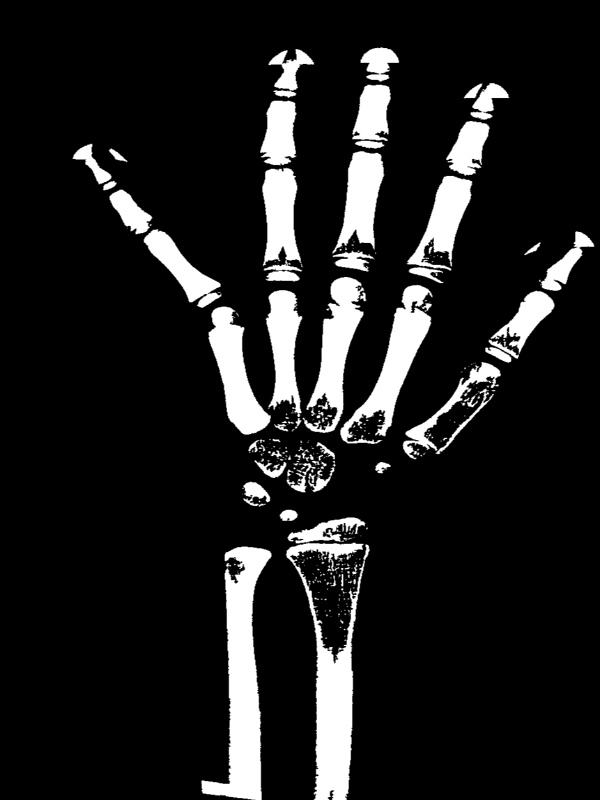
#> input picture 2.전처리/Female/111_F.jpg, 600 x 800 px, given in place of 1.jpg, which was not available
$ jupyter execute --allow-errors img_preprocessing_explain.ipynb   (text cells are left out)
#> lines starting #> are read from the running program, lines starting #| are printed output that depends on the picture; after the words box and inside, x2 and y2 are one past the last pixel; in counts of white or black regions, pixels touching at a corner belong together; pictures that were not available may be replaced by others from this repository, and a replacement may not be noted
[cell 1]
from google.colab import files
uploaded = files.upload()
#> the answer given: 111_F.jpg

[cell 2]
import numpy as np
import cv2
import matplotlib.pyplot as plt
from sklearn.linear_model import LinearRegression
import glob
import math

[cell 3]
img = cv2.imread('1.jpg',0)
#> img is the input picture: shape (800, 600); min 0, max 255, mean 30.2

[cell 4]
plt.imshow(img)

[cell 5]
# 마스크 생성
def make_mask(img):
    ## 1. Lab으로 이미지 변환: 밝기 강조
    img1 = img.copy()

    img1 = cv2.cvtColor(img1, cv2.COLOR_RGB2BGR)
    img1 = cv2.cvtColor(img1, cv2.COLOR_BGR2Lab)
#> img1: shape (800, 600, 3); mean of channels 0, 1, 2 30.3, 128, 128

    ## 2. 블러처리
    # 미디언 필터(Median filter): 주변 픽셀들의 값들을 정렬하여 그 중앙값(median)으로 픽셀 값을 대체
    # 블러의 커널 사이즈가 홀수만 가능하므로 이미지 평균 값을 기준으로 홀수값 만들기
    blur_k = int((img1.mean()*0.5)//2)*2+1
#> blur_k = 47
    img1 = cv2.medianBlur(img1, blur_k)
#> img1: shape (800, 600, 3); mean of channels 0, 1, 2 18.2, 128, 128

    ## 3. Grayscale로 이미지 변환: threshold 적용을 위함
    img1 = cv2.cvtColor(img1, cv2.COLOR_Lab2BGR)
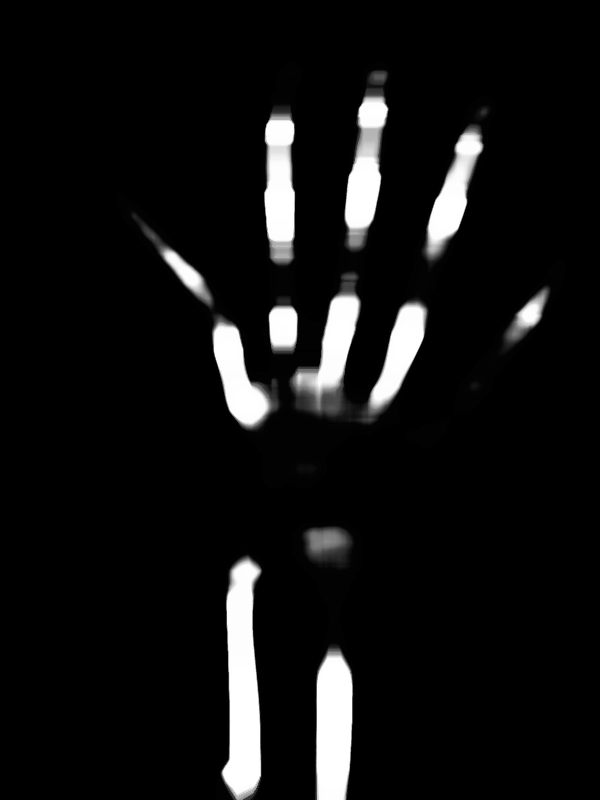
#> img1: shape (800, 600, 3); mean R, G, B 18.1, 18.1, 18.1
    img1 = cv2.cvtColor(img1, cv2.COLOR_BGR2GRAY)
#> img1: shape (800, 600)

    ## 4. 이미지 평균값을 기준으로 이진화
    # cv2.threshold: 이진화함수 / 픽셀 값을 0 또는 255(1)로 만드는 연산 / th는 임계값으로 임계값이 넘어갈 시 255로 변환
    if img1.mean() > 100 :
      th = img1.mean()*0.94
    else :
      th = img1.mean()
#> th = 18.1

    ret, img1 = cv2.threshold(img1, th, 255, cv2.THRESH_BINARY)
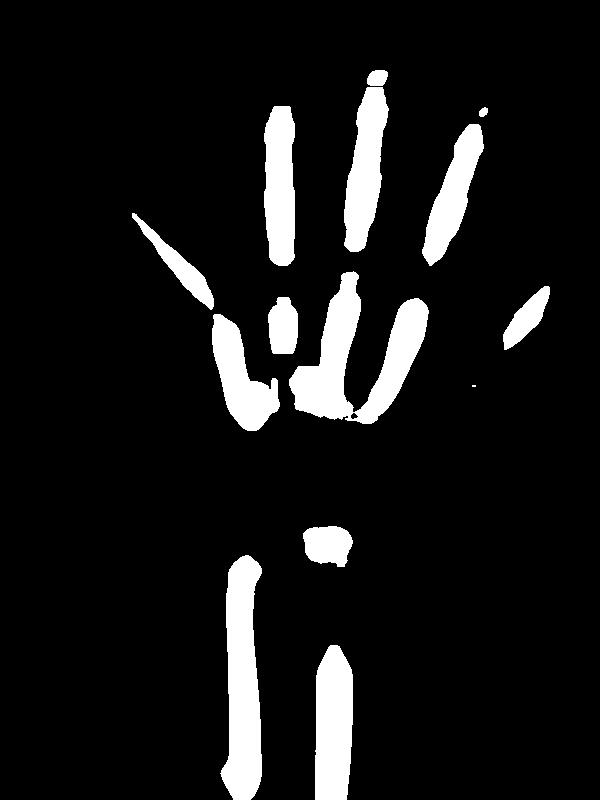
#> img1: shape (800, 600); 9.2% white; 14 white regions (1 under 20 px)
#> ret = 18

    ## 5. 가장 큰 값의 컨투어로 마스크 만들기
    # cv2.findContours: 외곽선 검출
        # EXTERNAL : 계층 정보 x, 바깥 외곽선만 검출
        # SIMPLE: 수직선, 수평선, 대각선에 대해 끝점만 저장
    contours, hierarchy = cv2.findContours(img1, cv2.RETR_EXTERNAL, cv2.CHAIN_APPROX_SIMPLE)
#> contours = 14 contours, 1 with area under 20; largest, box (x1, y1, x2, y2) and area: (289, 271, 429, 424) 8532, (220, 555, 262, 800) 7038, (315, 645, 353, 800) 5018, (344, 87, 389, 252) 4342, (264, 106, 295, 266) 4140
    # cv2.drawContours: 외곽선 그리기
        # contours: (cv2.findContours() 함수로 구한) 외곽선 좌표 정보
        # contourIdx: 외곽선 인덱스. 음수(-1)를 지정하면 모든 외곽선을 그린다.
        # color: 외곽선 색상
    max_cnt = max(contours, key=cv2.contourArea)
#> max_cnt = contour of 345 points, box (x1, y1, x2, y2) (289, 271, 429, 424), area 8532
    mask = np.zeros(img1.shape, dtype=np.uint8)
    cv2.drawContours(mask, [max_cnt], -1, (255,255,255), -1)
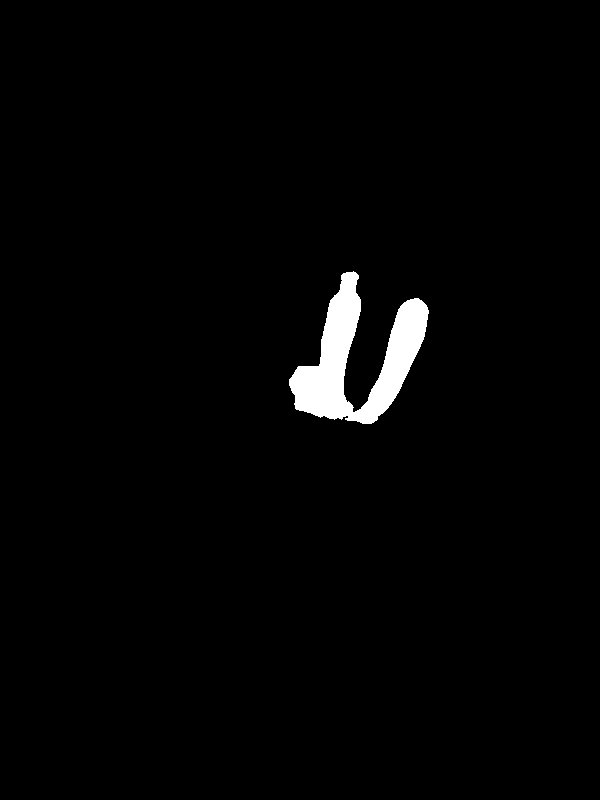
#> mask: shape (800, 600); 1.8% white; 1 white region, box (x1, y1, x2, y2) and area: (289, 271, 429, 424) 8859

    ## 6. 커널만들어서 팽창연산 적용: 객체외곽을 팽창
    k = cv2.getStructuringElement(cv2.MORPH_RECT, (8,8)) # 크기와 모양을 설정하고 고정점 위치도 임의대로 결정
    mask = cv2.dilate(mask,k) #팽창연산
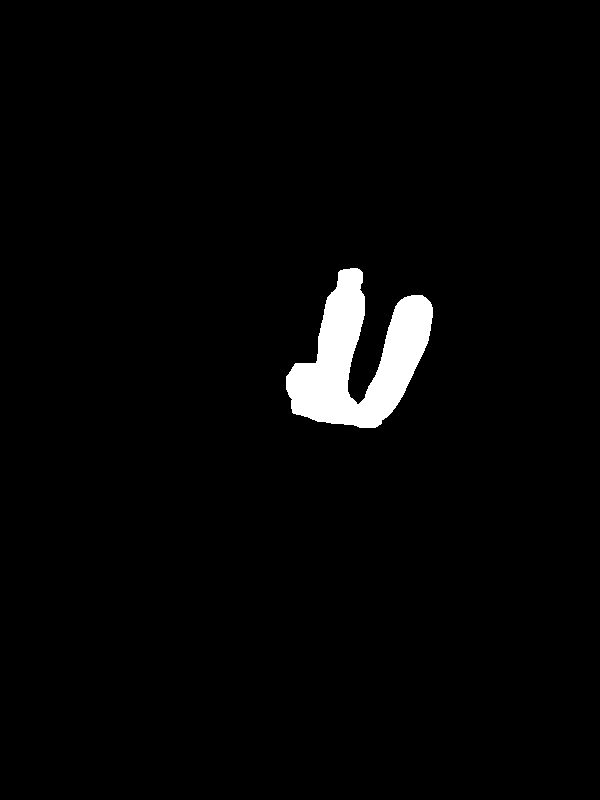
#> mask: shape (800, 600); 2.5% white; 1 white region, box (x1, y1, x2, y2) and area: (286, 268, 433, 428) 11926

    return mask

[cell 6]
mask = make_mask(img)

[cell 7]
plt.imshow(mask)

[cell 8]
# 마스크 기준으로 자르기
def cut_mask(original_img, mask):

    ## 1. 복사
    img_for_cut = original_img.copy()

    ## 2. h,w 값
    height, width = img_for_cut.shape[:2]
#> height = 800; width = 600

    ## 3. mask를 기준으로 자르기
    mask_list = mask.tolist()
#> mask_list = 800 items

    for y in range(int(height*0.05),height):
        if max(mask[y,int(width*0.3):int(width*0.7)]) > 0:
            start_y = y-int(height*0.05)
            break

    for x in range(int(width*0.05),width):
        if max(mask[int(height*0.3):int(height*0.7),x]) > 0:
            start_x = x-int(width*0.05)
            break

    for x in range(int(width*0.95),-1,-1):
        if max(mask[int(height*0.3):int(height*0.7),x]) > 0:
            end_x = x+int(width*0.05)
            break

    cut_index = 0
    if mask_list[height-1][-1] == 255 or mask_list[height-1][0] == 255:
        for n in reversed(range(height)):
            if mask_list[n][0] == 0 or mask_list[n][-1] == 0:
                cut_index = n
                break

    if cut_index == 0:
        cut_index = height
#> cut_index = 800

    ## 4. 그레이스케일 변환
    img_for_cut = cv2.cvtColor(img_for_cut, cv2.COLOR_RGB2BGR)
    img_for_cut = cv2.cvtColor(img_for_cut, cv2.COLOR_BGR2GRAY)

    img_for_cut = img_for_cut[start_y:(cut_index-1),start_x:end_x]
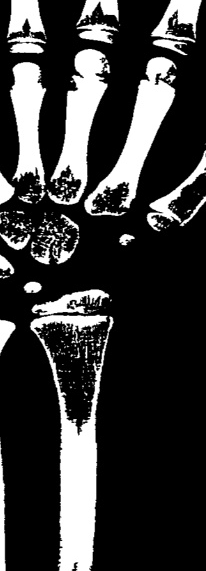
#> img_for_cut: shape (571, 206); min 0, max 255, mean 56.1
    mask = mask[start_y:(cut_index-1),start_x:end_x]
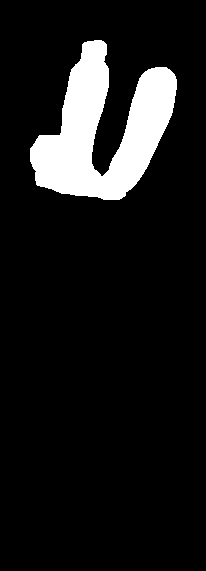
#> mask: shape (571, 206); 10.1% white; 1 white region, box (x1, y1, x2, y2) and area: (30, 40, 177, 200) 11926

    ## 5. 배경 지우기
    masked = cv2.bitwise_and(img_for_cut, mask)
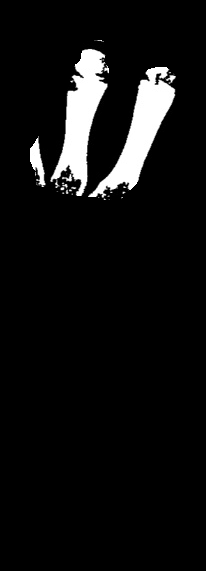
#> masked: shape (571, 206); min 0, max 255, mean 16.6

    return masked

[cell 9]
masked = cut_mask(img, mask)
plt.figure(figsize=(10,8))
plt.imshow(masked)

[cell 10]
# 마스크 기준 회전

def img_rotation(img):
    ## 1. 이미지 가져오기
    before_rot_img = img.copy()

    ## 2. h,w 값
    h, w = before_rot_img.shape[:2]
#> h = 571; w = 206

    ## 3. 그레이 스케일 변환
    before_rot_img = cv2.cvtColor(before_rot_img, cv2.COLOR_RGB2BGR)
    gray = cv2.cvtColor(before_rot_img, cv2.COLOR_BGR2GRAY)

    ## 4. 임계값으로 이진화
    ret, th = cv2.threshold(gray, 10, 255, cv2.THRESH_BINARY)
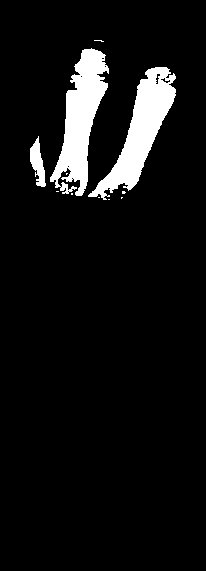
#> th: shape (571, 206); 7.2% white; 11 white regions (8 under 20 px), largest, box (x1, y1, x2, y2) and area: (50, 48, 109, 196) 4065, (88, 67, 176, 200) 3940, (30, 136, 46, 187) 437
    th_li = th.tolist()
#> th_li = 571 items


    ## 5. ---------------- 회전 1단계 ------------------ ##
    # 1) lower: 밑에서부터 처음으로 검은 색이 나오는 부분
    for i in reversed(range(h)):
        if th_li[i][0] == 0 and th_li[i][-1] == 0:
            lower = i
            break

    # 1.5) 만약 맨 밑이 lower면 이미지의 95퍼센트 부분을 lower로 정의
    if lower == h - 1:
        lower = int(h*0.9)
#> lower = 513

    # 2) upper: lower에서 5퍼센트만큼 올라간 부분
    slice5 = int(len(th)*0.05)
#> slice5 = 28
    upper = lower - slice5
#> upper = 485

    # 3) x, y좌표들은 이미지의 90퍼센트(upper)와 95퍼센트(lower) 부분의 손목 가운데 지점들
    x,y = [],[]
    for i in range(slice5):
        cnt = th_li[i + upper].count(255)
        index = th_li[i + upper].index(255)
        x.append([i+upper])
        y.append([int((index*2 + cnt - 1)/2)])
#> this loop made 1 pass
#> cnt on pass 1: 0
#> after the loop, x = []; y = []

    # 4) x,y좌표로 단순선형회귀 그리기
    model = LinearRegression()
    model.fit(X=x,y=y)

    ## 6. ---------------- 회전 2단계 ------------------ ##
    # 1) cv2.getRotationMatrix2D: 영상의 중앙을 기준점으로 회전
    angle = math.atan2(h - 0, int(model.predict([[h]])) - int(model.predict([[0]])))*180/math.pi
    M = cv2.getRotationMatrix2D((w/2,h/2), angle-90, 1)
    rotate = cv2.warpAffine(before_rot_img, M, (w, h))

    # 2) 회전한 부분에 맞춰 자르기
    for i in range(len(th[-1])):
        if th[-1][i] == 255:
            start_x = i
            break

    for i in range(len(th[-1])):
        if th[-1][i] == 255:
            end_x = i

    s_point = h - int((int(model.predict([[h]])-start_x)) * math.tan(math.pi*((90-angle)/180)))
    e_point = h - int((end_x - int(model.predict([[h]]))) * math.tan(math.pi*((angle-90)/180)))
    point = max(s_point, e_point)
    rotated_img = rotate[:point]
    return rotated_img

$ run again, on 2.전처리/Female/112_F.jpg
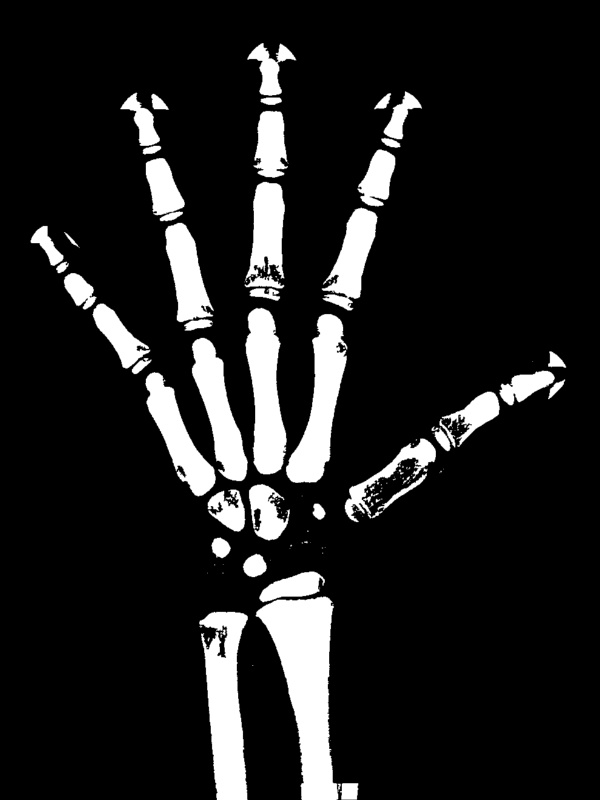
#> input picture 2.전처리/Female/112_F.jpg, 600 x 800 px, given in place of 1.jpg, which was not available
#> img is the input picture: shape (800, 600); min 0, max 255, mean 31.5
#> blur_k = 47
#> in make_mask, `th = img1.mean()`: th = 21.76
#> in make_mask, `ret, img1 = cv2.threshold(img1, th, 255, cv2.THRESH_BINARY)`:
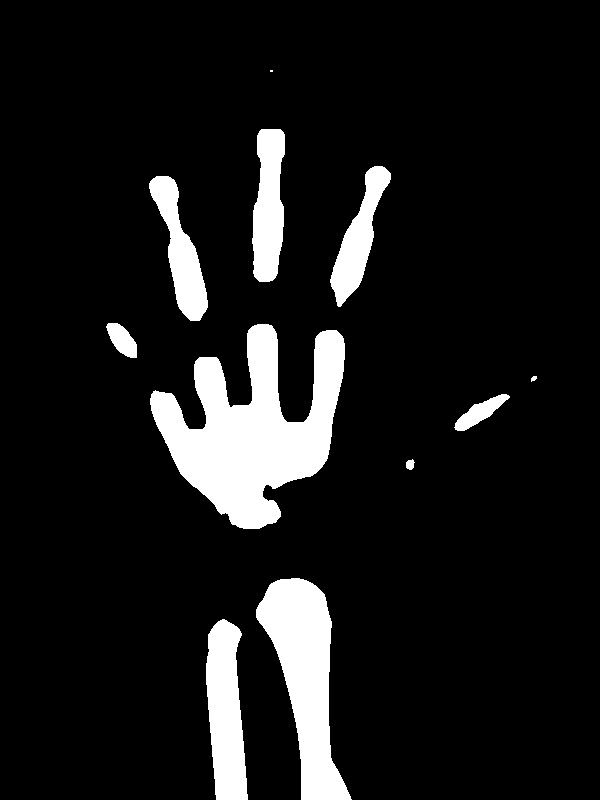
#> img1: shape (800, 600); 10.1% white; 11 white regions (1 under 20 px)
#> ret = 21
#> contours = 11 contours, 2 with area under 20; largest, box (x1, y1, x2, y2) and area: (150, 324, 345, 529) 19756, (256, 578, 352, 800) 10077, (206, 619, 248, 800) 5371, (252, 129, 285, 282) 3740, (149, 176, 208, 321) 3400
#> max_cnt = contour of 376 points, box (x1, y1, x2, y2) (150, 324, 345, 529), area 19756
#> mask_list = 800 items
#> in img_rotation, `ret, th = cv2.threshold(gray, 10, 255, cv2.THRESH_BINARY)`:
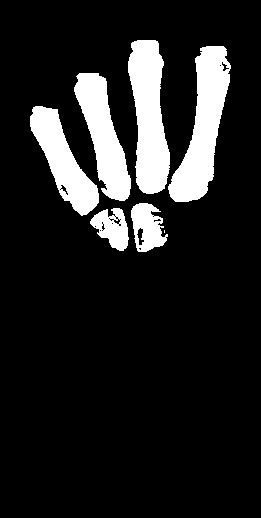
#> th: shape (518, 261); 13.4% white; 7 white regions (1 under 20 px), largest, box (x1, y1, x2, y2) and area: (168, 46, 231, 202) 4703, (128, 40, 170, 194) 4464, (74, 73, 131, 201) 3547, (30, 106, 99, 216) 3194, (131, 203, 168, 252) 1172, (90, 208, 129, 251) 1001
#> th_li = 518 items
#> slice5 = 25
#> upper = 441
#> the loop in img_rotation, `for i in range(slice5):` made 1 pass
#> cnt on pass 1: 0
#> after the loop in img_rotation, `for i in range(slice5):`: x = []
